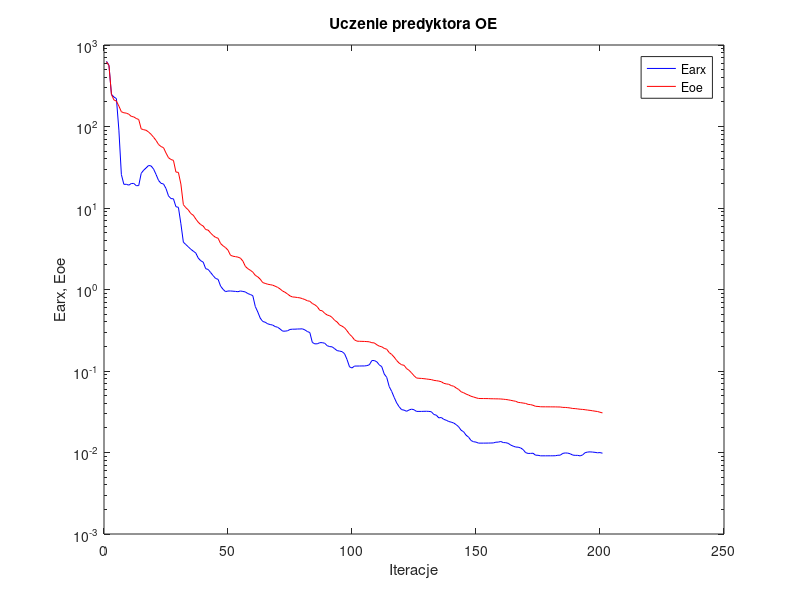
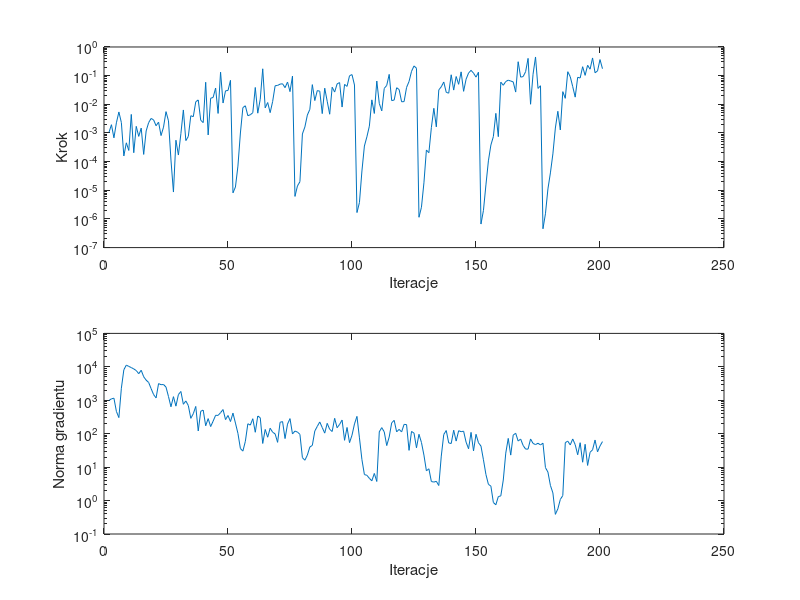

MATLAB code for these plots, in order:
%uczenie predyktora oe
clear all;
n=0; farx(n+1)=6.303814e+002; foe(n+1)=6.228807e+002; wspucz(n+1)=0.000000e+000; ng(n+1)=0.000000e+000;
%odnowa zmiennej metryki
n=1; farx(n+1)=5.645634e+002; foe(n+1)=5.600749e+002; krok(n+1)=1.047362e-003; ng(n+1)=9.899503e+002;
n=2; farx(n+1)=2.475906e+002; foe(n+1)=2.478428e+002; krok(n+1)=1.940961e-003; ng(n+1)=1.102588e+003;
n=3; farx(n+1)=2.300116e+002; foe(n+1)=2.117866e+002; krok(n+1)=6.767654e-004; ng(n+1)=1.154702e+003;
n=4; farx(n+1)=2.201608e+002; foe(n+1)=2.051162e+002; krok(n+1)=2.261309e-003; ng(n+1)=4.639722e+002;
n=5; farx(n+1)=9.032801e+001; foe(n+1)=1.778725e+002; krok(n+1)=5.402185e-003; ng(n+1)=3.031284e+002;
n=6; farx(n+1)=2.579695e+001; foe(n+1)=1.517420e+002; krok(n+1)=2.307756e-003; ng(n+1)=2.291426e+003;
n=7; farx(n+1)=1.952790e+001; foe(n+1)=1.474139e+002; krok(n+1)=1.575933e-004; ng(n+1)=8.166744e+003;
n=8; farx(n+1)=1.953334e+001; foe(n+1)=1.458675e+002; krok(n+1)=4.532388e-004; ng(n+1)=1.126812e+004;
n=9; farx(n+1)=1.907598e+001; foe(n+1)=1.415316e+002; krok(n+1)=2.453718e-004; ng(n+1)=1.027826e+004;
n=10; farx(n+1)=1.997401e+001; foe(n+1)=1.332151e+002; krok(n+1)=4.432757e-003; ng(n+1)=9.506353e+003;
n=11; farx(n+1)=2.002276e+001; foe(n+1)=1.311200e+002; krok(n+1)=2.045211e-004; ng(n+1)=8.648972e+003;
n=12; farx(n+1)=1.879260e+001; foe(n+1)=1.255293e+002; krok(n+1)=1.700059e-003; ng(n+1)=7.745133e+003;
n=13; farx(n+1)=1.883118e+001; foe(n+1)=1.218168e+002; krok(n+1)=7.589753e-004; ng(n+1)=6.226431e+003;
n=14; farx(n+1)=2.663993e+001; foe(n+1)=9.348103e+001; krok(n+1)=1.478882e-003; ng(n+1)=7.899486e+003;
n=15; farx(n+1)=2.913149e+001; foe(n+1)=9.137930e+001; krok(n+1)=1.784716e-004; ng(n+1)=5.051387e+003;
n=16; farx(n+1)=3.106983e+001; foe(n+1)=8.989847e+001; krok(n+1)=1.179568e-003; ng(n+1)=3.995871e+003;
n=17; farx(n+1)=3.328358e+001; foe(n+1)=8.537137e+001; krok(n+1)=2.298967e-003; ng(n+1)=3.409619e+003;
n=18; farx(n+1)=3.281927e+001; foe(n+1)=8.014523e+001; krok(n+1)=3.212655e-003; ng(n+1)=2.226935e+003;
n=19; farx(n+1)=3.000267e+001; foe(n+1)=7.371475e+001; krok(n+1)=2.855545e-003; ng(n+1)=1.478249e+003;
n=20; farx(n+1)=2.575423e+001; foe(n+1)=6.739121e+001; krok(n+1)=1.786250e-003; ng(n+1)=1.174225e+003;
n=21; farx(n+1)=2.176886e+001; foe(n+1)=6.016754e+001; krok(n+1)=2.383756e-003; ng(n+1)=3.150272e+003;
n=22; farx(n+1)=2.006427e+001; foe(n+1)=5.673226e+001; krok(n+1)=8.106441e-004; ng(n+1)=2.922946e+003;
n=23; farx(n+1)=1.972326e+001; foe(n+1)=5.501355e+001; krok(n+1)=1.597633e-003; ng(n+1)=2.956865e+003;
n=24; farx(n+1)=1.732767e+001; foe(n+1)=4.725545e+001; krok(n+1)=5.548179e-003; ng(n+1)=2.474812e+003;
n=25; farx(n+1)=1.408915e+001; foe(n+1)=4.143877e+001; krok(n+1)=2.651602e-003; ng(n+1)=1.292973e+003;
%odnowa zmiennej metryki
n=26; farx(n+1)=1.304246e+001; foe(n+1)=3.935842e+001; krok(n+1)=1.133097e-004; ng(n+1)=6.380929e+002;
n=27; farx(n+1)=1.296982e+001; foe(n+1)=3.843090e+001; krok(n+1)=8.682944e-006; ng(n+1)=1.281746e+003;
n=28; farx(n+1)=1.037740e+001; foe(n+1)=2.761790e+001; krok(n+1)=5.580806e-004; ng(n+1)=6.669949e+002;
n=29; farx(n+1)=1.019311e+001; foe(n+1)=2.734712e+001; krok(n+1)=1.697983e-004; ng(n+1)=1.479283e+003;
n=30; farx(n+1)=6.413757e+000; foe(n+1)=1.966084e+001; krok(n+1)=9.447947e-004; ng(n+1)=1.833660e+003;
n=31; farx(n+1)=3.810833e+000; foe(n+1)=1.098763e+001; krok(n+1)=6.349841e-003; ng(n+1)=7.585051e+002;
n=32; farx(n+1)=3.560621e+000; foe(n+1)=1.009208e+001; krok(n+1)=5.418302e-004; ng(n+1)=9.544208e+002;
n=33; farx(n+1)=3.334683e+000; foe(n+1)=9.469852e+000; krok(n+1)=7.564534e-004; ng(n+1)=6.964675e+002;
n=34; farx(n+1)=3.117421e+000; foe(n+1)=8.551980e+000; krok(n+1)=3.990004e-003; ng(n+1)=2.879869e+002;
n=35; farx(n+1)=2.955476e+000; foe(n+1)=8.157324e+000; krok(n+1)=3.692938e-003; ng(n+1)=3.960667e+002;
n=36; farx(n+1)=2.804069e+000; foe(n+1)=7.336010e+000; krok(n+1)=1.226153e-002; ng(n+1)=6.536603e+002;
n=37; farx(n+1)=2.431811e+000; foe(n+1)=6.689938e+000; krok(n+1)=1.419977e-002; ng(n+1)=1.208718e+002;
n=38; farx(n+1)=2.254687e+000; foe(n+1)=6.256245e+000; krok(n+1)=2.778799e-003; ng(n+1)=4.683889e+002;
n=39; farx(n+1)=2.167690e+000; foe(n+1)=6.008674e+000; krok(n+1)=2.302721e-003; ng(n+1)=5.086815e+002;
n=40; farx(n+1)=1.800100e+000; foe(n+1)=5.439346e+000; krok(n+1)=5.873647e-002; ng(n+1)=1.725608e+002;
n=41; farx(n+1)=1.762361e+000; foe(n+1)=5.356075e+000; krok(n+1)=8.523876e-004; ng(n+1)=2.826408e+002;
n=42; farx(n+1)=1.614007e+000; foe(n+1)=4.926240e+000; krok(n+1)=1.626130e-002; ng(n+1)=1.635410e+002;
n=43; farx(n+1)=1.480994e+000; foe(n+1)=4.601981e+000; krok(n+1)=1.734832e-002; ng(n+1)=2.367762e+002;
n=44; farx(n+1)=1.365520e+000; foe(n+1)=4.354969e+000; krok(n+1)=3.696362e-002; ng(n+1)=3.548006e+002;
n=45; farx(n+1)=1.333747e+000; foe(n+1)=4.259685e+000; krok(n+1)=4.800362e-003; ng(n+1)=3.530046e+002;
n=46; farx(n+1)=1.102526e+000; foe(n+1)=3.667419e+000; krok(n+1)=1.320406e-001; ng(n+1)=4.260567e+002;
n=47; farx(n+1)=1.004650e+000; foe(n+1)=3.437453e+000; krok(n+1)=1.109636e-002; ng(n+1)=5.277810e+002;
n=48; farx(n+1)=9.421390e-001; foe(n+1)=3.266500e+000; krok(n+1)=2.959126e-002; ng(n+1)=2.640750e+002;
n=49; farx(n+1)=9.582748e-001; foe(n+1)=3.036922e+000; krok(n+1)=3.034235e-002; ng(n+1)=3.505063e+002;
n=50; farx(n+1)=9.590979e-001; foe(n+1)=2.631029e+000; krok(n+1)=6.863735e-002; ng(n+1)=2.313612e+002;
%odnowa zmiennej metryki
n=51; farx(n+1)=9.534937e-001; foe(n+1)=2.561420e+000; krok(n+1)=8.129247e-006; ng(n+1)=4.128209e+002;
n=52; farx(n+1)=9.480196e-001; foe(n+1)=2.530046e+000; krok(n+1)=1.302585e-005; ng(n+1)=2.077803e+002;
n=53; farx(n+1)=9.397023e-001; foe(n+1)=2.495958e+000; krok(n+1)=6.975159e-005; ng(n+1)=1.024946e+002;
n=54; farx(n+1)=9.592510e-001; foe(n+1)=2.427220e+000; krok(n+1)=9.977322e-004; ng(n+1)=3.605797e+001;
n=55; farx(n+1)=9.467445e-001; foe(n+1)=2.230442e+000; krok(n+1)=7.671715e-003; ng(n+1)=3.013693e+001;
n=56; farx(n+1)=9.333705e-001; foe(n+1)=1.920539e+000; krok(n+1)=8.875371e-003; ng(n+1)=5.927144e+001;
n=57; farx(n+1)=8.911527e-001; foe(n+1)=1.800675e+000; krok(n+1)=3.996730e-003; ng(n+1)=1.981799e+002;
n=58; farx(n+1)=8.687445e-001; foe(n+1)=1.722281e+000; krok(n+1)=4.315901e-003; ng(n+1)=1.809264e+002;
n=59; farx(n+1)=8.402256e-001; foe(n+1)=1.633971e+000; krok(n+1)=5.097234e-003; ng(n+1)=2.806067e+002;
n=60; farx(n+1)=6.186875e-001; foe(n+1)=1.492495e+000; krok(n+1)=3.863769e-002; ng(n+1)=1.103925e+002;
n=61; farx(n+1)=5.304218e-001; foe(n+1)=1.430246e+000; krok(n+1)=4.904691e-003; ng(n+1)=3.385974e+002;
n=62; farx(n+1)=4.452192e-001; foe(n+1)=1.338142e+000; krok(n+1)=1.503401e-002; ng(n+1)=2.996608e+002;
n=63; farx(n+1)=4.054389e-001; foe(n+1)=1.216176e+000; krok(n+1)=1.732520e-001; ng(n+1)=5.103825e+001;
n=64; farx(n+1)=3.965971e-001; foe(n+1)=1.188142e+000; krok(n+1)=7.517005e-003; ng(n+1)=1.339922e+002;
n=65; farx(n+1)=3.794321e-001; foe(n+1)=1.160903e+000; krok(n+1)=1.153579e-002; ng(n+1)=7.838714e+001;
n=66; farx(n+1)=3.715890e-001; foe(n+1)=1.146487e+000; krok(n+1)=5.123414e-003; ng(n+1)=1.461143e+002;
n=67; farx(n+1)=3.662201e-001; foe(n+1)=1.130620e+000; krok(n+1)=1.254679e-002; ng(n+1)=1.109708e+002;
n=68; farx(n+1)=3.511361e-001; foe(n+1)=1.098189e+000; krok(n+1)=4.438543e-002; ng(n+1)=9.855101e+001;
n=69; farx(n+1)=3.443056e-001; foe(n+1)=1.063265e+000; krok(n+1)=4.555918e-002; ng(n+1)=5.512824e+001;
n=70; farx(n+1)=3.277903e-001; foe(n+1)=1.016146e+000; krok(n+1)=5.059367e-002; ng(n+1)=2.191630e+002;
n=71; farx(n+1)=3.086194e-001; foe(n+1)=9.579257e-001; krok(n+1)=5.205007e-002; ng(n+1)=2.302771e+002;
n=72; farx(n+1)=3.082395e-001; foe(n+1)=9.247077e-001; krok(n+1)=3.805310e-002; ng(n+1)=7.145542e+001;
n=73; farx(n+1)=3.114854e-001; foe(n+1)=8.809493e-001; krok(n+1)=5.985461e-002; ng(n+1)=1.938795e+002;
n=74; farx(n+1)=3.234398e-001; foe(n+1)=8.347951e-001; krok(n+1)=2.768235e-002; ng(n+1)=2.826563e+002;
n=75; farx(n+1)=3.259561e-001; foe(n+1)=8.101749e-001; krok(n+1)=9.642176e-002; ng(n+1)=9.813353e+001;
%odnowa zmiennej metryki
n=76; farx(n+1)=3.260105e-001; foe(n+1)=8.058336e-001; krok(n+1)=6.109059e-006; ng(n+1)=1.198225e+002;
n=77; farx(n+1)=3.276163e-001; foe(n+1)=7.972635e-001; krok(n+1)=1.416371e-005; ng(n+1)=1.118984e+002;
n=78; farx(n+1)=3.280290e-001; foe(n+1)=7.894600e-001; krok(n+1)=1.990494e-005; ng(n+1)=9.578720e+001;
n=79; farx(n+1)=3.292314e-001; foe(n+1)=7.728267e-001; krok(n+1)=9.247269e-004; ng(n+1)=1.925559e+001;
n=80; farx(n+1)=3.192324e-001; foe(n+1)=7.526974e-001; krok(n+1)=1.621288e-003; ng(n+1)=1.608579e+001;
n=81; farx(n+1)=3.051018e-001; foe(n+1)=7.274675e-001; krok(n+1)=4.221448e-003; ng(n+1)=2.293904e+001;
n=82; farx(n+1)=2.962903e-001; foe(n+1)=7.169298e-001; krok(n+1)=6.669234e-003; ng(n+1)=4.004821e+001;
n=83; farx(n+1)=2.241891e-001; foe(n+1)=6.733742e-001; krok(n+1)=4.858193e-002; ng(n+1)=4.459072e+001;
n=84; farx(n+1)=2.153901e-001; foe(n+1)=6.498186e-001; krok(n+1)=1.350758e-002; ng(n+1)=1.202380e+002;
n=85; farx(n+1)=2.156945e-001; foe(n+1)=6.148850e-001; krok(n+1)=3.012318e-002; ng(n+1)=1.654913e+002;
n=86; farx(n+1)=2.225973e-001; foe(n+1)=5.558797e-001; krok(n+1)=2.865057e-002; ng(n+1)=2.245109e+002;
n=87; farx(n+1)=2.228207e-001; foe(n+1)=5.478644e-001; krok(n+1)=4.736926e-003; ng(n+1)=1.526396e+002;
n=88; farx(n+1)=2.189600e-001; foe(n+1)=5.098393e-001; krok(n+1)=3.650930e-002; ng(n+1)=1.040602e+002;
n=89; farx(n+1)=2.043729e-001; foe(n+1)=4.864258e-001; krok(n+1)=1.274291e-002; ng(n+1)=2.041141e+002;
n=90; farx(n+1)=1.993458e-001; foe(n+1)=4.762648e-001; krok(n+1)=4.509565e-003; ng(n+1)=1.354045e+002;
n=91; farx(n+1)=1.978206e-001; foe(n+1)=4.543000e-001; krok(n+1)=3.946598e-002; ng(n+1)=1.164531e+002;
n=92; farx(n+1)=1.878133e-001; foe(n+1)=4.185932e-001; krok(n+1)=2.674687e-002; ng(n+1)=2.886393e+002;
n=93; farx(n+1)=1.778617e-001; foe(n+1)=3.993066e-001; krok(n+1)=5.160128e-002; ng(n+1)=1.507601e+002;
n=94; farx(n+1)=1.754865e-001; foe(n+1)=3.670211e-001; krok(n+1)=5.730945e-002; ng(n+1)=1.898789e+002;
n=95; farx(n+1)=1.727759e-001; foe(n+1)=3.548983e-001; krok(n+1)=8.023134e-003; ng(n+1)=2.564127e+002;
n=96; farx(n+1)=1.630009e-001; foe(n+1)=3.392221e-001; krok(n+1)=4.954706e-002; ng(n+1)=6.342237e+001;
n=97; farx(n+1)=1.382619e-001; foe(n+1)=3.112220e-001; krok(n+1)=4.215364e-002; ng(n+1)=1.535976e+002;
n=98; farx(n+1)=1.124110e-001; foe(n+1)=2.824830e-001; krok(n+1)=9.909413e-002; ng(n+1)=5.406797e+001;
n=99; farx(n+1)=1.089236e-001; foe(n+1)=2.644460e-001; krok(n+1)=1.088038e-001; ng(n+1)=9.008003e+001;
n=100; farx(n+1)=1.149851e-001; foe(n+1)=2.410409e-001; krok(n+1)=4.710295e-002; ng(n+1)=1.960776e+002;
%odnowa zmiennej metryki
n=101; farx(n+1)=1.150370e-001; foe(n+1)=2.324438e-001; krok(n+1)=1.669863e-006; ng(n+1)=3.294411e+002;
n=102; farx(n+1)=1.151366e-001; foe(n+1)=2.315323e-001; krok(n+1)=3.735878e-006; ng(n+1)=7.511122e+001;
n=103; farx(n+1)=1.153656e-001; foe(n+1)=2.310793e-001; krok(n+1)=4.708094e-005; ng(n+1)=1.678492e+001;
n=104; farx(n+1)=1.153104e-001; foe(n+1)=2.305677e-001; krok(n+1)=3.505202e-004; ng(n+1)=5.996889e+000;
n=105; farx(n+1)=1.164215e-001; foe(n+1)=2.295355e-001; krok(n+1)=7.315478e-004; ng(n+1)=5.694024e+000;
n=106; farx(n+1)=1.191856e-001; foe(n+1)=2.280851e-001; krok(n+1)=1.726986e-003; ng(n+1)=4.631553e+000;
n=107; farx(n+1)=1.342612e-001; foe(n+1)=2.224265e-001; krok(n+1)=1.427439e-002; ng(n+1)=3.903095e+000;
n=108; farx(n+1)=1.343851e-001; foe(n+1)=2.211491e-001; krok(n+1)=4.792105e-003; ng(n+1)=6.477120e+000;
n=109; farx(n+1)=1.296817e-001; foe(n+1)=2.098498e-001; krok(n+1)=6.479315e-002; ng(n+1)=3.723107e+000;
n=110; farx(n+1)=1.189516e-001; foe(n+1)=2.019320e-001; krok(n+1)=1.071180e-002; ng(n+1)=1.136463e+002;
n=111; farx(n+1)=1.130383e-001; foe(n+1)=1.981778e-001; krok(n+1)=5.894618e-003; ng(n+1)=1.519906e+002;
n=112; farx(n+1)=9.188273e-002; foe(n+1)=1.894822e-001; krok(n+1)=3.582758e-002; ng(n+1)=1.135081e+002;
n=113; farx(n+1)=8.353688e-002; foe(n+1)=1.850190e-001; krok(n+1)=4.568872e-002; ng(n+1)=4.413968e+001;
n=114; farx(n+1)=6.441818e-002; foe(n+1)=1.683905e-001; krok(n+1)=1.107294e-001; ng(n+1)=7.986879e+001;
n=115; farx(n+1)=5.619469e-002; foe(n+1)=1.596499e-001; krok(n+1)=1.345640e-002; ng(n+1)=2.112627e+002;
n=116; farx(n+1)=4.750870e-002; foe(n+1)=1.480240e-001; krok(n+1)=1.406421e-002; ng(n+1)=2.508350e+002;
n=117; farx(n+1)=4.066381e-002; foe(n+1)=1.347085e-001; krok(n+1)=3.783561e-002; ng(n+1)=1.135756e+002;
n=118; farx(n+1)=3.644601e-002; foe(n+1)=1.251352e-001; krok(n+1)=3.277333e-002; ng(n+1)=1.346872e+002;
n=119; farx(n+1)=3.355922e-002; foe(n+1)=1.193631e-001; krok(n+1)=1.223774e-002; ng(n+1)=1.131503e+002;
n=120; farx(n+1)=3.312331e-002; foe(n+1)=1.174526e-001; krok(n+1)=1.243357e-002; ng(n+1)=1.900222e+002;
n=121; farx(n+1)=3.203712e-002; foe(n+1)=1.071405e-001; krok(n+1)=3.879553e-002; ng(n+1)=1.872658e+002;
n=122; farx(n+1)=3.322502e-002; foe(n+1)=1.019674e-001; krok(n+1)=6.268030e-002; ng(n+1)=3.172986e+001;
n=123; farx(n+1)=3.404350e-002; foe(n+1)=9.494142e-002; krok(n+1)=1.410702e-001; ng(n+1)=1.168976e+002;
n=124; farx(n+1)=3.347533e-002; foe(n+1)=8.755850e-002; krok(n+1)=2.181855e-001; ng(n+1)=1.041435e+002;
n=125; farx(n+1)=3.194251e-002; foe(n+1)=8.206169e-002; krok(n+1)=1.809649e-001; ng(n+1)=3.781868e+001;
%odnowa zmiennej metryki
n=126; farx(n+1)=3.194324e-002; foe(n+1)=8.142469e-002; krok(n+1)=1.143526e-006; ng(n+1)=9.603172e+001;
n=127; farx(n+1)=3.193692e-002; foe(n+1)=8.112980e-002; krok(n+1)=2.556226e-006; ng(n+1)=5.477363e+001;
n=128; farx(n+1)=3.201769e-002; foe(n+1)=8.049167e-002; krok(n+1)=1.816366e-005; ng(n+1)=2.293165e+001;
n=129; farx(n+1)=3.206794e-002; foe(n+1)=7.982097e-002; krok(n+1)=2.540827e-004; ng(n+1)=7.767356e+000;
n=130; farx(n+1)=3.195628e-002; foe(n+1)=7.904190e-002; krok(n+1)=2.044712e-004; ng(n+1)=8.926813e+000;
n=131; farx(n+1)=3.162189e-002; foe(n+1)=7.843346e-002; krok(n+1)=1.532691e-003; ng(n+1)=3.713463e+000;
n=132; farx(n+1)=2.926887e-002; foe(n+1)=7.675949e-002; krok(n+1)=7.251821e-003; ng(n+1)=3.569557e+000;
n=133; farx(n+1)=2.871454e-002; foe(n+1)=7.608833e-002; krok(n+1)=1.631264e-003; ng(n+1)=3.775052e+000;
n=134; farx(n+1)=2.659845e-002; foe(n+1)=7.518656e-002; krok(n+1)=3.192003e-002; ng(n+1)=2.819812e+000;
n=135; farx(n+1)=2.688759e-002; foe(n+1)=7.387499e-002; krok(n+1)=4.086147e-002; ng(n+1)=2.140654e+001;
n=136; farx(n+1)=2.550869e-002; foe(n+1)=7.067086e-002; krok(n+1)=6.004768e-002; ng(n+1)=9.481048e+001;
n=137; farx(n+1)=2.488089e-002; foe(n+1)=6.942765e-002; krok(n+1)=2.610023e-002; ng(n+1)=1.243553e+002;
n=138; farx(n+1)=2.400920e-002; foe(n+1)=6.876456e-002; krok(n+1)=2.447549e-002; ng(n+1)=5.297573e+001;
n=139; farx(n+1)=2.358597e-002; foe(n+1)=6.627044e-002; krok(n+1)=1.071906e-001; ng(n+1)=5.081498e+001;
n=140; farx(n+1)=2.300471e-002; foe(n+1)=6.504939e-002; krok(n+1)=3.133413e-002; ng(n+1)=1.272309e+002;
n=141; farx(n+1)=2.197908e-002; foe(n+1)=6.194882e-002; krok(n+1)=9.327289e-002; ng(n+1)=6.010601e+001;
n=142; farx(n+1)=2.068847e-002; foe(n+1)=5.937243e-002; krok(n+1)=4.981739e-002; ng(n+1)=1.227769e+002;
n=143; farx(n+1)=1.875861e-002; foe(n+1)=5.562309e-002; krok(n+1)=1.355389e-001; ng(n+1)=1.147724e+002;
n=144; farx(n+1)=1.797907e-002; foe(n+1)=5.414495e-002; krok(n+1)=2.835564e-002; ng(n+1)=1.189487e+002;
n=145; farx(n+1)=1.630528e-002; foe(n+1)=5.214010e-002; krok(n+1)=7.517970e-002; ng(n+1)=5.581626e+001;
n=146; farx(n+1)=1.543858e-002; foe(n+1)=5.067870e-002; krok(n+1)=1.230771e-001; ng(n+1)=3.544958e+001;
n=147; farx(n+1)=1.403961e-002; foe(n+1)=4.899715e-002; krok(n+1)=1.533474e-001; ng(n+1)=1.095584e+002;
n=148; farx(n+1)=1.355656e-002; foe(n+1)=4.798958e-002; krok(n+1)=1.221144e-001; ng(n+1)=3.065205e+001;
n=149; farx(n+1)=1.341817e-002; foe(n+1)=4.693231e-002; krok(n+1)=8.892157e-002; ng(n+1)=9.600431e+001;
n=150; farx(n+1)=1.303645e-002; foe(n+1)=4.604708e-002; krok(n+1)=1.320338e-001; ng(n+1)=5.349766e+001;
%odnowa zmiennej metryki
n=151; farx(n+1)=1.303628e-002; foe(n+1)=4.594599e-002; krok(n+1)=6.627910e-007; ng(n+1)=4.265968e+001;
n=152; farx(n+1)=1.303555e-002; foe(n+1)=4.592659e-002; krok(n+1)=1.979565e-006; ng(n+1)=1.661419e+001;
n=153; farx(n+1)=1.304516e-002; foe(n+1)=4.589115e-002; krok(n+1)=1.539716e-005; ng(n+1)=6.039153e+000;
n=154; farx(n+1)=1.305724e-002; foe(n+1)=4.584876e-002; krok(n+1)=1.062537e-004; ng(n+1)=3.061735e+000;
n=155; farx(n+1)=1.307811e-002; foe(n+1)=4.566932e-002; krok(n+1)=3.790794e-004; ng(n+1)=2.704753e+000;
n=156; farx(n+1)=1.311017e-002; foe(n+1)=4.564459e-002; krok(n+1)=7.476124e-004; ng(n+1)=8.751893e-001;
n=157; farx(n+1)=1.337817e-002; foe(n+1)=4.554118e-002; krok(n+1)=4.829711e-003; ng(n+1)=7.486589e-001;
n=158; farx(n+1)=1.341926e-002; foe(n+1)=4.551230e-002; krok(n+1)=7.433745e-004; ng(n+1)=1.315731e+000;
n=159; farx(n+1)=1.364840e-002; foe(n+1)=4.535892e-002; krok(n+1)=5.927401e-002; ng(n+1)=1.381344e+000;
n=160; farx(n+1)=1.323906e-002; foe(n+1)=4.507290e-002; krok(n+1)=4.614317e-002; ng(n+1)=4.127210e+000;
n=161; farx(n+1)=1.319851e-002; foe(n+1)=4.473231e-002; krok(n+1)=6.240867e-002; ng(n+1)=2.625143e+001;
n=162; farx(n+1)=1.295155e-002; foe(n+1)=4.429090e-002; krok(n+1)=6.954057e-002; ng(n+1)=7.237867e+001;
n=163; farx(n+1)=1.233097e-002; foe(n+1)=4.368174e-002; krok(n+1)=6.493556e-002; ng(n+1)=2.289810e+001;
n=164; farx(n+1)=1.197011e-002; foe(n+1)=4.307172e-002; krok(n+1)=6.053393e-002; ng(n+1)=9.071986e+001;
n=165; farx(n+1)=1.167242e-002; foe(n+1)=4.251326e-002; krok(n+1)=2.672481e-002; ng(n+1)=1.030544e+002;
n=166; farx(n+1)=1.162063e-002; foe(n+1)=4.122146e-002; krok(n+1)=3.061194e-001; ng(n+1)=6.035518e+001;
n=167; farx(n+1)=1.137398e-002; foe(n+1)=4.087998e-002; krok(n+1)=8.877087e-002; ng(n+1)=6.916180e+001;
n=168; farx(n+1)=1.086063e-002; foe(n+1)=4.044791e-002; krok(n+1)=9.267410e-002; ng(n+1)=4.455011e+001;
n=169; farx(n+1)=9.965531e-003; foe(n+1)=4.001271e-002; krok(n+1)=1.372911e-001; ng(n+1)=3.468180e+001;
n=170; farx(n+1)=9.742795e-003; foe(n+1)=3.895326e-002; krok(n+1)=4.003408e-001; ng(n+1)=3.462244e+001;
n=171; farx(n+1)=9.751902e-003; foe(n+1)=3.867979e-002; krok(n+1)=1.004449e-002; ng(n+1)=6.962249e+001;
n=172; farx(n+1)=9.797536e-003; foe(n+1)=3.796971e-002; krok(n+1)=1.115306e-001; ng(n+1)=5.117271e+001;
n=173; farx(n+1)=9.269173e-003; foe(n+1)=3.688802e-002; krok(n+1)=4.480580e-001; ng(n+1)=4.726071e+001;
n=174; farx(n+1)=9.249655e-003; foe(n+1)=3.673457e-002; krok(n+1)=3.582758e-002; ng(n+1)=5.184083e+001;
n=175; farx(n+1)=9.105068e-003; foe(n+1)=3.642658e-002; krok(n+1)=4.438543e-002; ng(n+1)=4.604765e+001;
%odnowa zmiennej metryki
n=176; farx(n+1)=9.104924e-003; foe(n+1)=3.636495e-002; krok(n+1)=4.536859e-007; ng(n+1)=5.200217e+001;
n=177; farx(n+1)=9.105407e-003; foe(n+1)=3.635676e-002; krok(n+1)=1.510980e-006; ng(n+1)=9.690325e+000;
n=178; farx(n+1)=9.107557e-003; foe(n+1)=3.633553e-002; krok(n+1)=1.115605e-005; ng(n+1)=7.106339e+000;
n=179; farx(n+1)=9.110988e-003; foe(n+1)=3.631948e-002; krok(n+1)=4.041022e-005; ng(n+1)=2.847772e+000;
n=180; farx(n+1)=9.111223e-003; foe(n+1)=3.629339e-002; krok(n+1)=1.858107e-004; ng(n+1)=1.697680e+000;
n=181; farx(n+1)=9.131153e-003; foe(n+1)=3.628468e-002; krok(n+1)=1.486486e-003; ng(n+1)=3.865635e-001;
n=182; farx(n+1)=9.250929e-003; foe(n+1)=3.620304e-002; krok(n+1)=5.711090e-003; ng(n+1)=5.654792e-001;
n=183; farx(n+1)=9.276435e-003; foe(n+1)=3.617000e-002; krok(n+1)=1.273916e-003; ng(n+1)=1.082665e+000;
n=184; farx(n+1)=9.757704e-003; foe(n+1)=3.576139e-002; krok(n+1)=2.764852e-002; ng(n+1)=1.411117e+000;
n=185; farx(n+1)=9.876435e-003; foe(n+1)=3.572339e-002; krok(n+1)=1.617035e-002; ng(n+1)=5.394283e+001;
n=186; farx(n+1)=9.831961e-003; foe(n+1)=3.549377e-002; krok(n+1)=1.370460e-001; ng(n+1)=5.996654e+001;
n=187; farx(n+1)=9.640782e-003; foe(n+1)=3.517062e-002; krok(n+1)=9.228634e-002; ng(n+1)=4.607771e+001;
n=188; farx(n+1)=9.300307e-003; foe(n+1)=3.467783e-002; krok(n+1)=4.134280e-002; ng(n+1)=6.962936e+001;
n=189; farx(n+1)=9.226192e-003; foe(n+1)=3.456621e-002; krok(n+1)=1.778267e-002; ng(n+1)=4.698506e+001;
n=190; farx(n+1)=9.230570e-003; foe(n+1)=3.425652e-002; krok(n+1)=8.764941e-002; ng(n+1)=2.343012e+001;
n=191; farx(n+1)=9.087162e-003; foe(n+1)=3.394742e-002; krok(n+1)=8.268560e-002; ng(n+1)=5.375041e+001;
n=192; farx(n+1)=9.339077e-003; foe(n+1)=3.377398e-002; krok(n+1)=2.051030e-001; ng(n+1)=1.402312e+001;
n=193; farx(n+1)=9.957177e-003; foe(n+1)=3.349070e-002; krok(n+1)=1.022485e-001; ng(n+1)=4.824777e+001;
n=194; farx(n+1)=1.012607e-002; foe(n+1)=3.315860e-002; krok(n+1)=2.301336e-001; ng(n+1)=1.124039e+001;
n=195; farx(n+1)=1.018160e-002; foe(n+1)=3.287275e-002; krok(n+1)=1.677703e-001; ng(n+1)=2.780882e+001;
n=196; farx(n+1)=1.011989e-002; foe(n+1)=3.250648e-002; krok(n+1)=4.144507e-001; ng(n+1)=3.298604e+001;
n=197; farx(n+1)=1.004414e-002; foe(n+1)=3.214729e-002; krok(n+1)=1.261335e-001; ng(n+1)=6.460615e+001;
n=198; farx(n+1)=9.922799e-003; foe(n+1)=3.183576e-002; krok(n+1)=1.460546e-001; ng(n+1)=2.870101e+001;
n=199; farx(n+1)=9.976972e-003; foe(n+1)=3.119445e-002; krok(n+1)=3.636509e-001; ng(n+1)=4.285440e+001;
n=200; farx(n+1)=9.801940e-003; foe(n+1)=3.060052e-002; krok(n+1)=1.746541e-001; ng(n+1)=5.806677e+001;

figure; semilogy(farx,'b'); hold on; semilogy(foe,'r'); xlabel('Iteracje'); ylabel('Earx, Eoe'); legend('Earx','Eoe'); title('Uczenie predyktora OE');
figure; subplot(2,1,1); semilogy(krok); xlabel('Iteracje'); ylabel('Krok');
subplot(2,1,2); semilogy(ng); xlabel('Iteracje'); ylabel('Norma gradientu');
Earx=farx(n+1)
Eoe=foe(n+1)
